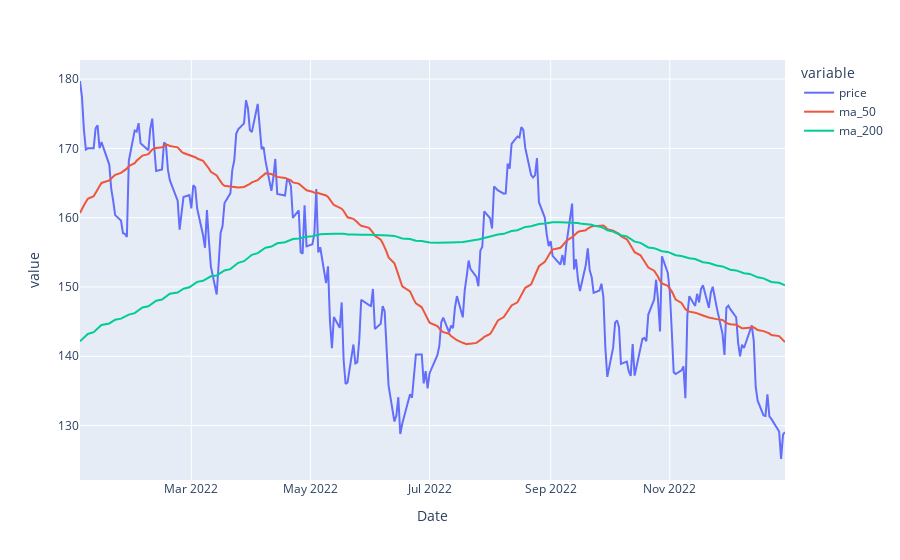

The code cell stored with this chart in its notebook:
### Code cell
# plot time series
plt.Figure(figsize=(10,25))

fig = px.line(
    data_frame=plot_data, 
    x=plot_data.index, 
    y=['price', 'ma_50', 'ma_200']
)

# Display plot
fig.show()

### Figure 1 — Plotly figure (JSON) as saved in the notebook; plotly's stock layout.template omitted (floating-point values rounded to 4 significant figures; data arrays with more than 128 entries replaced by an {"elided": "..."} marker saying what was removed)
{"data": [{"hovertemplate": "variable=price<br>Date=%{x}<br>value=%{y}<extra></extra>", "legendgroup": "price", "line": {"color": "#636efa", "dash": "solid"}, "marker": {"symbol": "circle"}, "mode": "lines", "name": "price", "orientation": "v", "showlegend": true, "type": "scatter", "x": {"elided": "251 str values"}, "xaxis": "x", "y": {"elided": "251 float values"}, "yaxis": "y"}, {"hovertemplate": "variable=ma_50<br>Date=%{x}<br>value=%{y}<extra></extra>", "legendgroup": "ma_50", "line": {"color": "#EF553B", "dash": "solid"}, "marker": {"symbol": "circle"}, "mode": "lines", "name": "ma_50", "orientation": "v", "showlegend": true, "type": "scatter", "x": {"elided": "251 str values"}, "xaxis": "x", "y": {"elided": "251 float values"}, "yaxis": "y"}, {"hovertemplate": "variable=ma_200<br>Date=%{x}<br>value=%{y}<extra></extra>", "legendgroup": "ma_200", "line": {"color": "#00cc96", "dash": "solid"}, "marker": {"symbol": "circle"}, "mode": "lines", "name": "ma_200", "orientation": "v", "showlegend": true, "type": "scatter", "x": {"elided": "251 str values"}, "xaxis": "x", "y": {"elided": "251 float values"}, "yaxis": "y"}], "layout": {"autosize": true, "legend": {"title": {"text": "variable"}, "tracegroupgap": 0}, "margin": {"t": 60}, "xaxis": {"anchor": "y", "autorange": true, "domain": [0, 1], "range": ["2022-01-03", "2022-12-30"], "title": {"text": "Date"}, "type": "date"}, "yaxis": {"anchor": "x", "autorange": true, "domain": [0, 1], "range": [122.1, 182.8], "title": {"text": "value"}, "type": "linear"}}}
